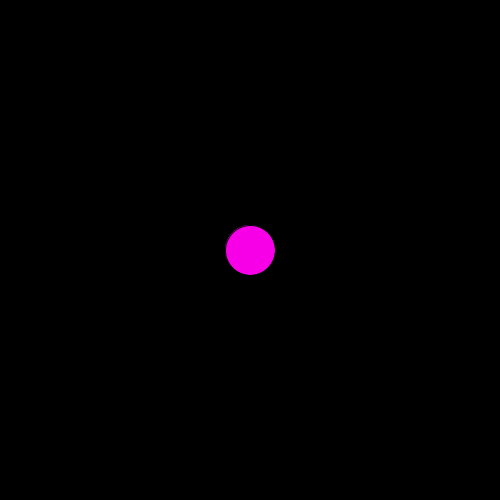
Frame 1 (no input)
Frame 60 (the mouse pressed at the canvas centre just before this capture): identical to frame 1, image omitted
Frame 120 (the mouse held since frame 60 and released just before this capture): identical to frame 1, image omitted

The Processing sketch that drew this single still picture (run headless with seeded random() and noise(); from frame 60 on, the mouse is pressed at the canvas centre):

// Processing sketch: shorthand_sub_number
// ── shorthand_sub_number.pde
color magenta = #F700E7;
int redness = 0;
void setup() {
  size(500, 500);
}

void draw() {
  fill(redness, 0, 0);
  rect(0, 0, width, height);
  fill(magenta);  
  ellipse(width/2, height/2, 50, 50);
  redness-= 5;
  if (redness >= 255) {
    redness = 0;
  }
}
